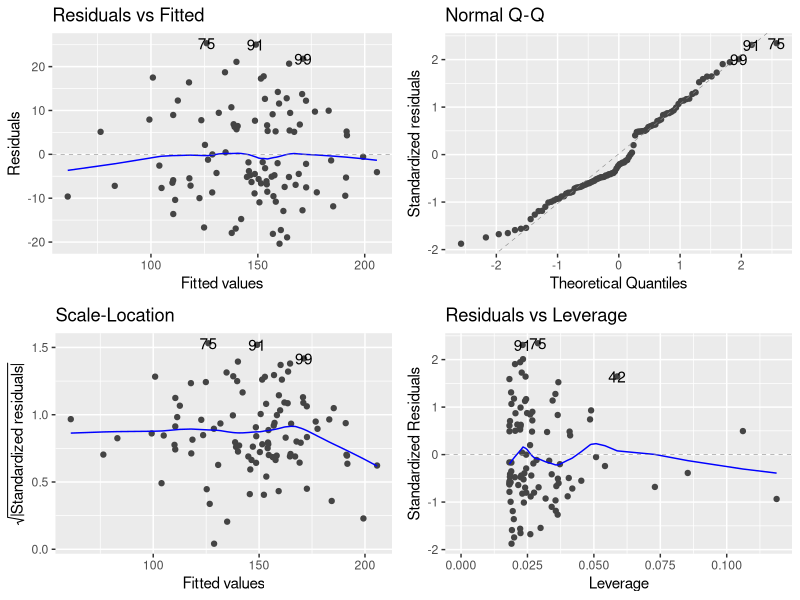
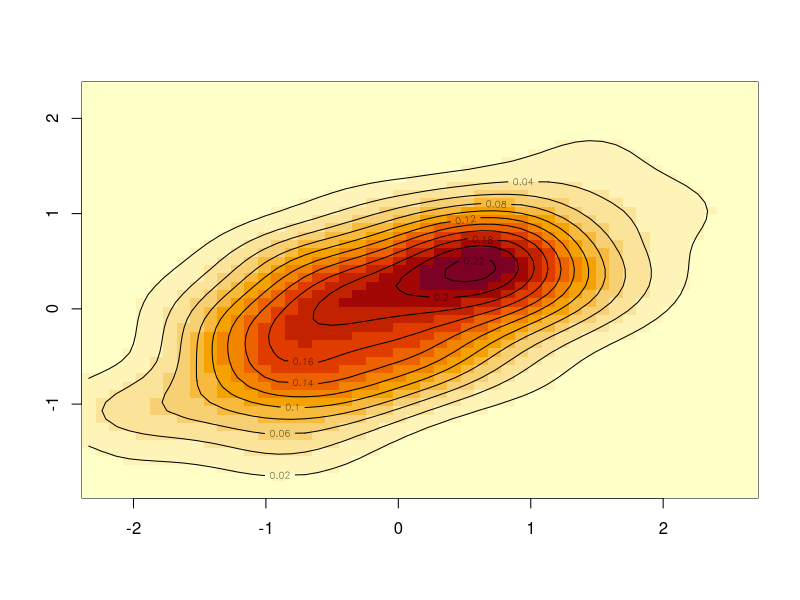

Recreate these plots in R, in order.
## ---- chunk 1
knitr::opts_chunk$set(echo = TRUE)
## ---- chunk 2
library(ggfortify)
# install.packages('ggfortify')

## ---- chunk 3


x<-rnorm(25, mean=0, sd=100)
# produce N(0.3, 20) sample of size 25. 
print(x)

t.test(x) # one sample t-test to see if the true mean score would be 0 or not 

#p-value: 0.99. 



## ---- chunk 4


y<-rnorm(25, mean=0, sd=1)
# produce N(0.3, 20) sample of size 25. 
print(y)

t.test(y) # one sample t-test to see if the true mean score would be 0 or not 

#p-value becomes much lower than t.test(x)

## ---- chunk 5
set.seed(1)
x=seq(-3,3,le=5)
print(x)
y=2+4*x+rnorm(5)
lm(y~x)


## ---- chunk 6

group=rep(c("female","male"), each=3)
response=rnorm (n=6, mean=0, sd=2)
data.frame(group,response)
## ---- chunk 7

replicate(n = 3, 
          expr = rnorm(n = 5, mean = 0, sd = 1),
          simplify=FALSE) # list output 


replicate(n = 3, 
          expr = rnorm(n = 5, mean = 0, sd = 1),
          )

## ---- chunk 8

list1=list() # empty list to save output in. 
for(i in 1:3){
  list1[[i]]=rnorm(n=10,mean=0,sd=1)
}

print(list1)

## ---- chunk 9

set.seed(99)

x1=rnorm(100,50,9)

x2=rbinom(100,1,0.5)
# 
# x2<-ifelse(x2==0,"male","female")
# x2<-as.factor(x2)

error<-rnorm(100,0,10)

# generating DV

y=3*x1+2*x2+error

# creating model

model1<-lm(y~x1+x2)
summary(model1)
autoplot(model1)
## ---- chunk 10

library(MASS)

biv<-mvrnorm(100, # sample size
            mu=c(0,0), # Mu
            Sigma = matrix(c(1,0.5,1,0.5),2)) # Covariance matrix

print(head(biv,10))
## ---- chunk 11

# kernel density estimation 
# TMI: Yoo Ri currently did not learn what kernel density is. 

biv.kd<-kde2d(biv[,1], biv[,2], n=50)
image(biv.kd)
contour(biv.kd, add=TRUE)



## ---- chunk 12

library(MASS)

#creating random multivariate data that has
# sample size of 50, mean of 0.5,0,10, and covariance matrix is as sigma

mul1 <- MASS::mvrnorm(n = 50,       
                 mu = c(0.5, 0, 10),
                 Sigma = matrix(c(1, 0.2, 0.3,
                                  0.2, 1, 0.6,
                                  0.3, 0.6, 1),
                                nrow = 3))

print(mul1)

## ---- chunk 13


cor(mul1)
